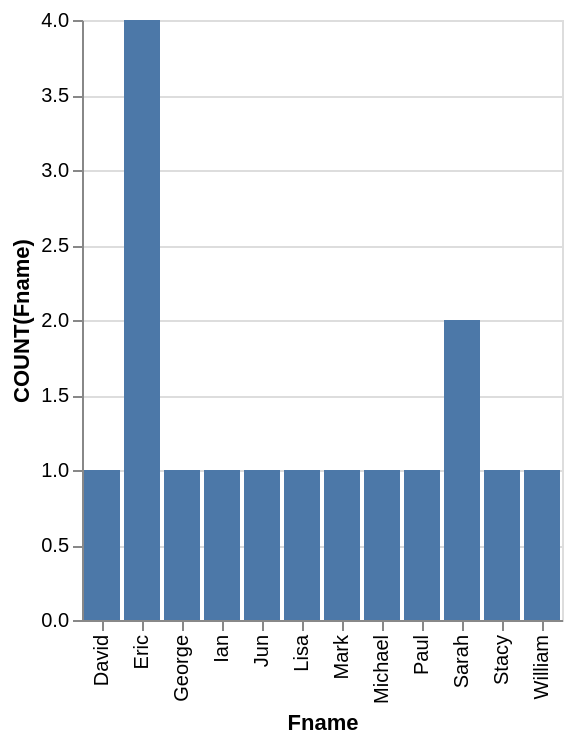

Vega-Lite specification stored for this chart:
### Vega-Lite specification from a JSON file in a GitHub repository (floating-point values rounded to 4 significant figures)
{"data": {"values": [{"x_data": "David", "y_data": 1}, {"x_data": "Eric", "y_data": 4}, {"x_data": "George", "y_data": 1}, {"x_data": "Ian", "y_data": 1}, {"x_data": "Jun", "y_data": 1}, {"x_data": "Lisa", "y_data": 1}, {"x_data": "Mark", "y_data": 1}, {"x_data": "Michael", "y_data": 1}, {"x_data": "Paul", "y_data": 1}, {"x_data": "Sarah", "y_data": 2}, {"x_data": "Stacy", "y_data": 1}, {"x_data": "William", "y_data": 1}]}, "mark": "bar", "encoding": {"x": {"field": "x_data", "type": "nominal", "title": "Fname", "sort": "ascending"}, "y": {"field": "y_data", "type": "quantitative", "title": "COUNT(Fname)"}}}
